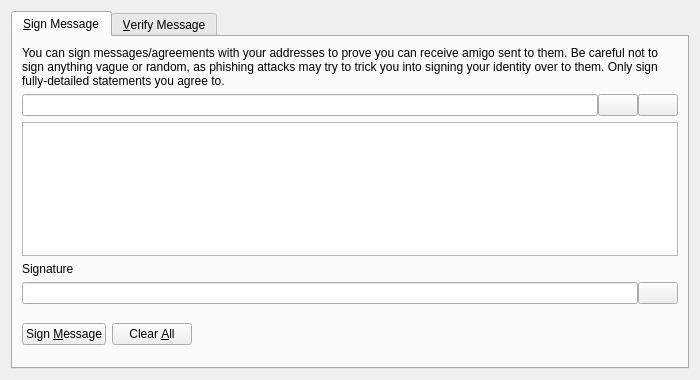
<?xml version="1.0" encoding="UTF-8"?>
<ui version="4.0">
 <class>SignVerifyMessageDialog</class>
 <widget class="QDialog" name="SignVerifyMessageDialog">
  <property name="geometry">
   <rect>
    <x>0</x>
    <y>0</y>
    <width>700</width>
    <height>380</height>
   </rect>
  </property>
  <property name="windowTitle">
   <string>Signatures - Sign / Verify a Message</string>
  </property>
  <property name="modal">
   <bool>true</bool>
  </property>
  <layout class="QVBoxLayout" name="verticalLayout">
   <item>
    <widget class="QTabWidget" name="tabWidget">
     <property name="currentIndex">
      <number>0</number>
     </property>
     <widget class="QWidget" name="tabSignMessage">
      <attribute name="title">
       <string>&amp;Sign Message</string>
      </attribute>
      <layout class="QVBoxLayout" name="verticalLayout_SM">
       <item>
        <widget class="QLabel" name="infoLabel_SM">
         <property name="text">
          <string>You can sign messages/agreements with your addresses to prove you can receive amigo sent to them. Be careful not to sign anything vague or random, as phishing attacks may try to trick you into signing your identity over to them. Only sign fully-detailed statements you agree to.</string>
         </property>
         <property name="textFormat">
          <enum>Qt::PlainText</enum>
         </property>
         <property name="wordWrap">
          <bool>true</bool>
         </property>
        </widget>
       </item>
       <item>
        <layout class="QHBoxLayout" name="horizontalLayout_1_SM">
         <property name="spacing">
          <number>0</number>
         </property>
         <item>
          <widget class="QValidatedLineEdit" name="addressIn_SM">
           <property name="toolTip">
            <string>The Amigo address to sign the message with</string>
           </property>
          </widget>
         </item>
         <item>
          <widget class="QPushButton" name="addressBookButton_SM">
           <property name="toolTip">
            <string>Choose previously used address</string>
           </property>
           <property name="text">
            <string/>
           </property>
           <property name="icon">
            <iconset resource="../bitcoin.qrc">
             <normaloff>:/icons/address-book</normaloff>:/icons/address-book</iconset>
           </property>
           <property name="shortcut">
            <string>Alt+A</string>
           </property>
           <property name="autoDefault">
            <bool>false</bool>
           </property>
          </widget>
         </item>
         <item>
          <widget class="QPushButton" name="pasteButton_SM">
           <property name="toolTip">
            <string>Paste address from clipboard</string>
           </property>
           <property name="text">
            <string/>
           </property>
           <property name="icon">
            <iconset resource="../bitcoin.qrc">
             <normaloff>:/icons/editpaste</normaloff>:/icons/editpaste</iconset>
           </property>
           <property name="shortcut">
            <string>Alt+P</string>
           </property>
           <property name="autoDefault">
            <bool>false</bool>
           </property>
          </widget>
         </item>
        </layout>
       </item>
       <item>
        <widget class="QPlainTextEdit" name="messageIn_SM">
         <property name="toolTip">
          <string>Enter the message you want to sign here</string>
         </property>
        </widget>
       </item>
       <item>
        <widget class="QLabel" name="signatureLabel_SM">
         <property name="text">
          <string>Signature</string>
         </property>
         <property name="textFormat">
          <enum>Qt::PlainText</enum>
         </property>
        </widget>
       </item>
       <item>
        <layout class="QHBoxLayout" name="horizontalLayout_2_SM">
         <property name="spacing">
          <number>0</number>
         </property>
         <item>
          <widget class="QLineEdit" name="signatureOut_SM">
           <property name="font">
            <font>
             <italic>true</italic>
            </font>
           </property>
           <property name="readOnly">
            <bool>true</bool>
           </property>
          </widget>
         </item>
         <item>
          <widget class="QPushButton" name="copySignatureButton_SM">
           <property name="toolTip">
            <string>Copy the current signature to the system clipboard</string>
           </property>
           <property name="text">
            <string/>
           </property>
           <property name="icon">
            <iconset resource="../bitcoin.qrc">
             <normaloff>:/icons/editcopy</normaloff>:/icons/editcopy</iconset>
           </property>
           <property name="autoDefault">
            <bool>false</bool>
           </property>
          </widget>
         </item>
        </layout>
       </item>
       <item>
        <layout class="QHBoxLayout" name="horizontalLayout_3_SM">
         <item>
          <widget class="QPushButton" name="signMessageButton_SM">
           <property name="toolTip">
            <string>Sign the message to prove you own this Amigo address</string>
           </property>
           <property name="text">
            <string>Sign &amp;Message</string>
           </property>
           <property name="icon">
            <iconset resource="../bitcoin.qrc">
             <normaloff>:/icons/edit</normaloff>:/icons/edit</iconset>
           </property>
           <property name="autoDefault">
            <bool>false</bool>
           </property>
          </widget>
         </item>
         <item>
          <widget class="QPushButton" name="clearButton_SM">
           <property name="toolTip">
            <string>Reset all sign message fields</string>
           </property>
           <property name="text">
            <string>Clear &amp;All</string>
           </property>
           <property name="icon">
            <iconset resource="../bitcoin.qrc">
             <normaloff>:/icons/remove</normaloff>:/icons/remove</iconset>
           </property>
           <property name="autoDefault">
            <bool>false</bool>
           </property>
          </widget>
         </item>
         <item>
          <spacer name="horizontalSpacer_1_SM">
           <property name="orientation">
            <enum>Qt::Horizontal</enum>
           </property>
           <property name="sizeHint" stdset="0">
            <size>
             <width>40</width>
             <height>48</height>
            </size>
           </property>
          </spacer>
         </item>
         <item>
          <widget class="QLabel" name="statusLabel_SM">
           <property name="font">
            <font>
             <weight>75</weight>
             <bold>true</bold>
            </font>
           </property>
           <property name="text">
            <string/>
           </property>
           <property name="wordWrap">
            <bool>true</bool>
           </property>
          </widget>
         </item>
         <item>
          <spacer name="horizontalSpacer_2_SM">
           <property name="orientation">
            <enum>Qt::Horizontal</enum>
           </property>
           <property name="sizeHint" stdset="0">
            <size>
             <width>40</width>
             <height>48</height>
            </size>
           </property>
          </spacer>
         </item>
        </layout>
       </item>
      </layout>
     </widget>
     <widget class="QWidget" name="tabVerifyMessage">
      <attribute name="title">
       <string>&amp;Verify Message</string>
      </attribute>
      <layout class="QVBoxLayout" name="verticalLayout_VM">
       <item>
        <widget class="QLabel" name="infoLabel_VM">
         <property name="text">
          <string>Enter the receiver's address, message (ensure you copy line breaks, spaces, tabs, etc. exactly) and signature below to verify the message. Be careful not to read more into the signature than what is in the signed message itself, to avoid being tricked by a man-in-the-middle attack. Note that this only proves the signing party receives with the address, it cannot prove sendership of any transaction!</string>
         </property>
         <property name="textFormat">
          <enum>Qt::PlainText</enum>
         </property>
         <property name="alignment">
          <set>Qt::AlignLeading|Qt::AlignLeft|Qt::AlignTop</set>
         </property>
         <property name="wordWrap">
          <bool>true</bool>
         </property>
        </widget>
       </item>
       <item>
        <layout class="QHBoxLayout" name="horizontalLayout_1_VM">
         <property name="spacing">
          <number>0</number>
         </property>
         <item>
          <widget class="QValidatedLineEdit" name="addressIn_VM">
           <property name="toolTip">
            <string>The Amigo address the message was signed with</string>
           </property>
          </widget>
         </item>
         <item>
          <widget class="QPushButton" name="addressBookButton_VM">
           <property name="toolTip">
            <string>Choose previously used address</string>
           </property>
           <property name="text">
            <string/>
           </property>
           <property name="icon">
            <iconset resource="../bitcoin.qrc">
             <normaloff>:/icons/address-book</normaloff>:/icons/address-book</iconset>
           </property>
           <property name="shortcut">
            <string>Alt+A</string>
           </property>
           <property name="autoDefault">
            <bool>false</bool>
           </property>
          </widget>
         </item>
        </layout>
       </item>
       <item>
        <widget class="QPlainTextEdit" name="messageIn_VM"/>
       </item>
       <item>
        <widget class="QValidatedLineEdit" name="signatureIn_VM"/>
       </item>
       <item>
        <layout class="QHBoxLayout" name="horizontalLayout_2_VM">
         <item>
          <widget class="QPushButton" name="verifyMessageButton_VM">
           <property name="toolTip">
            <string>Verify the message to ensure it was signed with the specified Amigo address</string>
           </property>
           <property name="text">
            <string>Verify &amp;Message</string>
           </property>
           <property name="icon">
            <iconset resource="../bitcoin.qrc">
             <normaloff>:/icons/transaction_0</normaloff>:/icons/transaction_0</iconset>
           </property>
           <property name="autoDefault">
            <bool>false</bool>
           </property>
          </widget>
         </item>
         <item>
          <widget class="QPushButton" name="clearButton_VM">
           <property name="toolTip">
            <string>Reset all verify message fields</string>
           </property>
           <property name="text">
            <string>Clear &amp;All</string>
           </property>
           <property name="icon">
            <iconset resource="../bitcoin.qrc">
             <normaloff>:/icons/remove</normaloff>:/icons/remove</iconset>
           </property>
           <property name="autoDefault">
            <bool>false</bool>
           </property>
          </widget>
         </item>
         <item>
          <spacer name="horizontalSpacer_1_VM">
           <property name="orientation">
            <enum>Qt::Horizontal</enum>
           </property>
           <property name="sizeHint" stdset="0">
            <size>
             <width>40</width>
             <height>48</height>
            </size>
           </property>
          </spacer>
         </item>
         <item>
          <widget class="QLabel" name="statusLabel_VM">
           <property name="font">
            <font>
             <weight>75</weight>
             <bold>true</bold>
            </font>
           </property>
           <property name="text">
            <string/>
           </property>
           <property name="wordWrap">
            <bool>true</bool>
           </property>
          </widget>
         </item>
         <item>
          <spacer name="horizontalSpacer_2_VM">
           <property name="orientation">
            <enum>Qt::Horizontal</enum>
           </property>
           <property name="sizeHint" stdset="0">
            <size>
             <width>40</width>
             <height>48</height>
            </size>
           </property>
          </spacer>
         </item>
        </layout>
       </item>
      </layout>
     </widget>
    </widget>
   </item>
  </layout>
 </widget>
 <customwidgets>
  <customwidget>
   <class>QValidatedLineEdit</class>
   <extends>QLineEdit</extends>
   <header>qt/qvalidatedlineedit.h</header>
  </customwidget>
 </customwidgets>
 <resources>
  <include location="../bitcoin.qrc"/>
 </resources>
 <connections/>
</ui>
